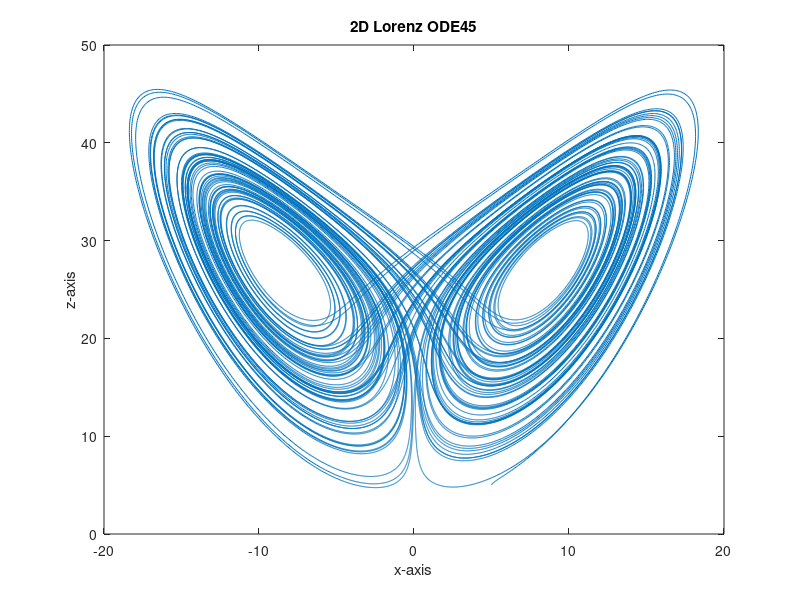
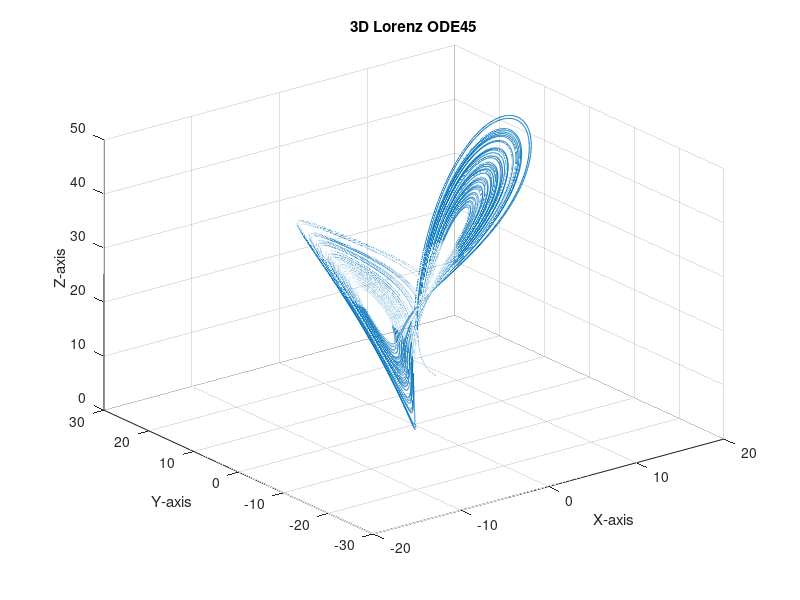
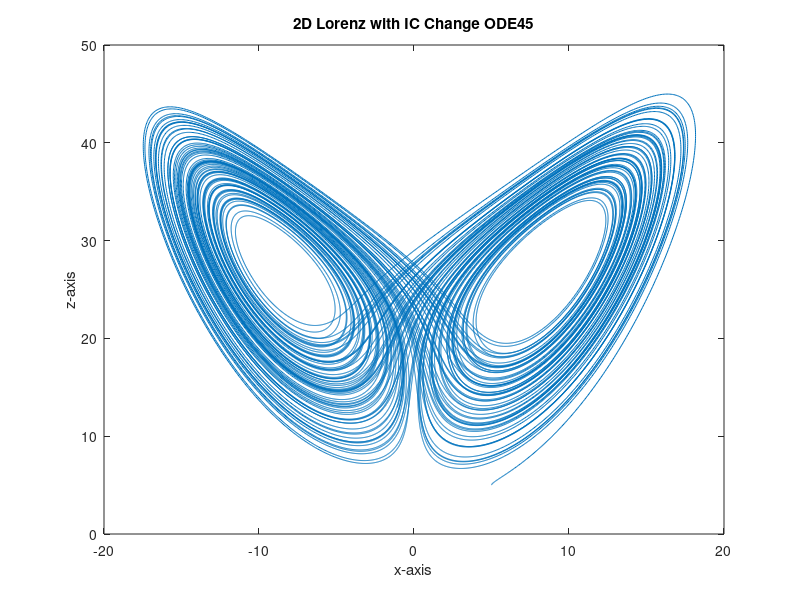
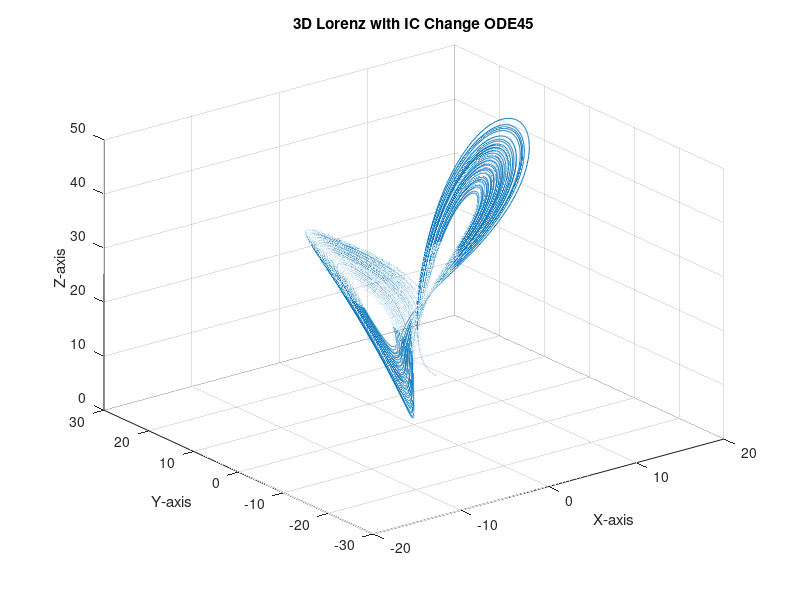

Recreate these plots in MATLAB, in order.
% Numerically integrate Lorenz Equations with ODE Solver
b=8/3;
sigma=10;
r=28;

initial_condition1=[5;5;5];
initial_condition2=[5;5;5]+10.^-5;

f1=@(x,y,z) sigma*(y-x);
f2=@(x,y,z) x*(r - z) - y;
f3=@(x,y,z) x*y - b*z;

h=0.001;
tspan=0:h:100;

% Numerically integrate the equations with ode45
% Below Generated with Help from MATLAB Copilot
[t1, sol1] = ode45(@(t, u) [f1(u(1), u(2), u(3)); f2(u(1), u(2), u(3)); f3(u(1), u(2), u(3))], tspan, initial_condition1);

[t2, sol2]= ode45(@(t, u) [f1(u(1), u(2), u(3)); f2(u(1), u(2), u(3)); f3(u(1), u(2), u(3))], tspan, initial_condition2);

% Plot the results of the integration
figure;
% Plot x vs z axis
plot(sol1(:,1), sol1(:,3));
title('2D Lorenz ODE45')
xlabel('x-axis')
ylabel('z-axis')

figure;
plot3(sol1(:,1), sol1(:,2), sol1(:,3));
xlabel('X-axis');
ylabel('Y-axis');
zlabel('Z-axis');
title('3D Lorenz ODE45');
grid on;

figure;
% Plot x vs z axis
plot(sol2(:,1), sol2(:,3));
xlabel('x-axis')
ylabel('z-axis')
title('2D Lorenz with IC Change ODE45')

figure;
plot3(sol2(:,1), sol2(:,2), sol2(:,3));
xlabel('X-axis');
ylabel('Y-axis');
zlabel('Z-axis');
title('3D Lorenz with IC Change ODE45');
grid on;

diffx=(sol1(:,1)-sol2(:,1));
diffz=sol1(:,3)-sol2(:,3);
normx=sqrt(diffx.^2);
normz=sqrt(diffz.^2);
figure;
plot(normx,normz)
title('Norm 2D PLot ODE45')
xlabel('x-axis')
ylabel('z-axis')

diffy=sol1(:,2)-sol2(:,2);
normy=sqrt(diffy.^2);
figure;
plot3(normx,normy,normz)
xlabel('X-axis');
ylabel('Y-axis');
zlabel('Z-axis');
title('Norm 3D PLot ODE45')
grid on;
